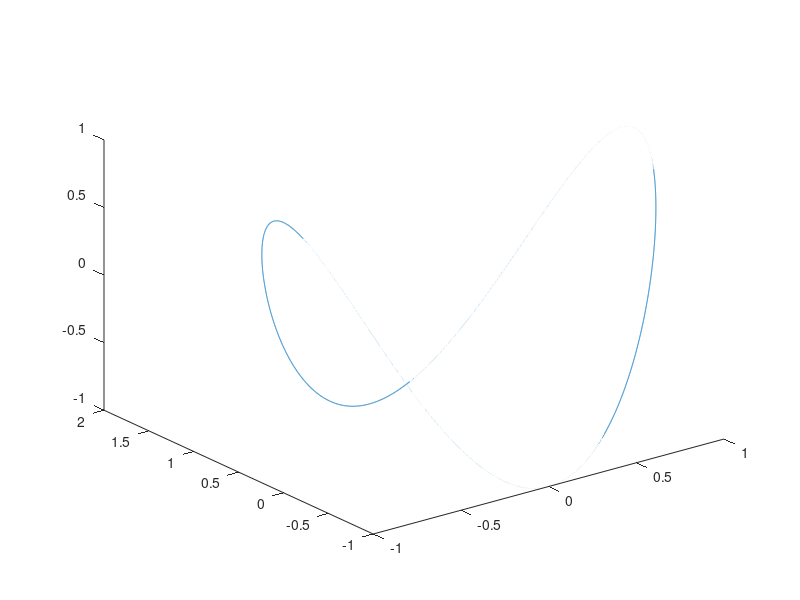
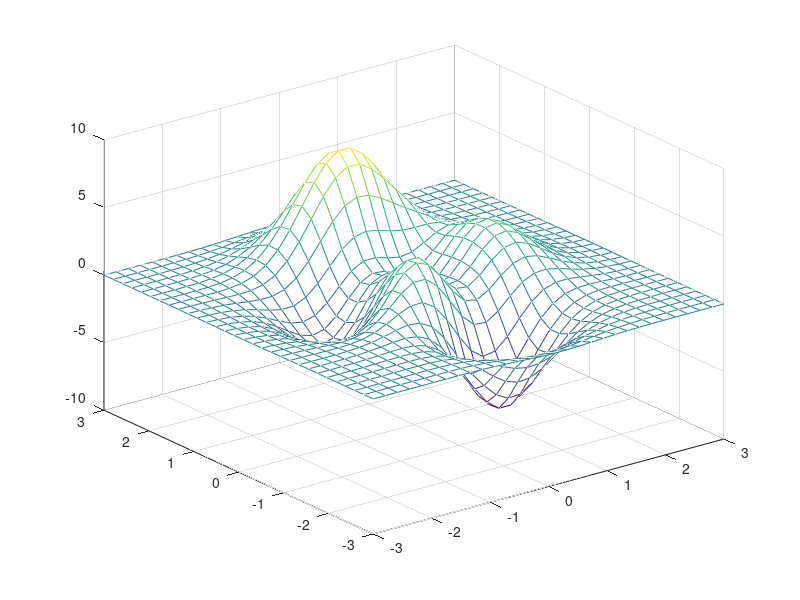
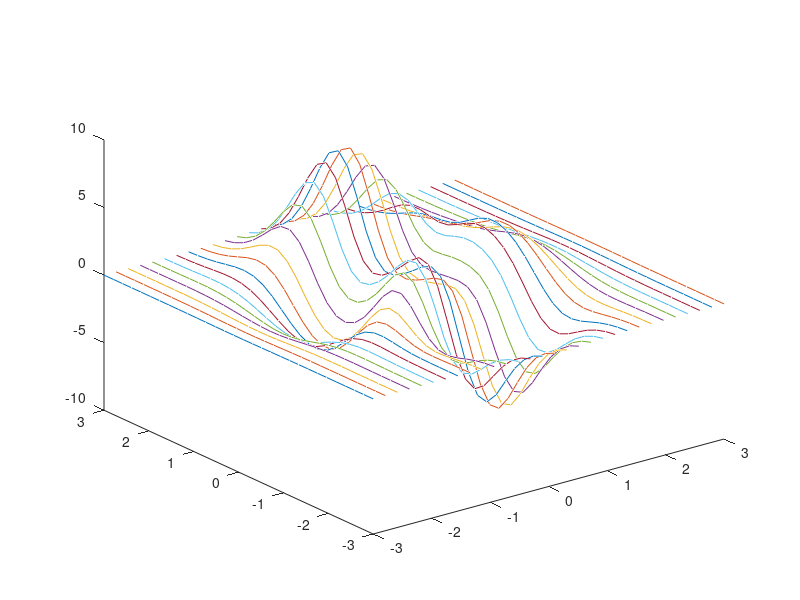
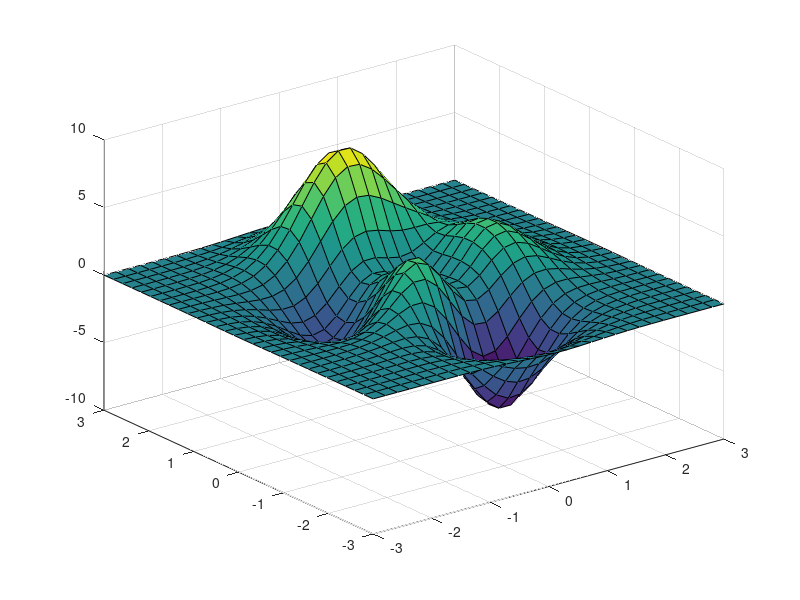

These figures' MATLAB source, in order:
%% Exercise 6

disp(23+10^37+1000-10^37)
%% Exercise 7

A = magic(5);
A(:,4)
A(2,:)
A(1:2:5,:)
A(2:4,2:4)
A(3,5)
A([1,5],[1,5])

%% Exercise 8

a = 5;
b = 2;
c = -1;

disp(a < 10 & a > 0)
disp(a < 4 | ( c <= 2 & b>2 ))
disp(c ~= -1)
disp(b == a + 3*c)
disp(abs(c) - b/2 > 0)

%% Exercise 10

% part a
t = linspace(0, 2*pi, 10000);
x = cos(t);
y = sin(t);
z = cos(2*t);

figure10a = plot3(x,y,z, linewidth=2);
exportgraphics(gcf,'figure10a.pdf','ContentType','vector')
clf('reset')

% part b
[X,Y,Z] = peaks(30);
figure10b1 = mesh(X,Y,Z);
exportgraphics(gcf,'figure10b1.pdf','ContentType','vector')
clf('reset')

figure10b2 = plot3(X,Y,Z);
exportgraphics(gcf,'figure10b2.pdf','ContentType','vector')
clf('reset')

figure10b3 = surf(X,Y,Z);
exportgraphics(gcf,'figure10b3.pdf','ContentType','vector')
clf('reset')

% part c
[X,Y] = meshgrid(linspace(-0.5,0.5,250));
Z = log(1./(sqrt(X.^2 + Y.^2)));

figure10c = mesh(X,Y,Z);
exportgraphics(gcf,'figure10c.pdf','ContentType','vector')
clf('reset')

%% Exercise 11

m = 10;
n = randi([3,30],1,m);
midpoints = 10*rand(2,m);
colors = randi([0,255],3,m)/255;

principal_angles = 2*pi./n;

t = linspace(0,2*pi,1000);

for i = 1:m
    angles = (0:(n(i)-1))*principal_angles(i);
    points = zeros(2,n(i));
    for j = 1:n(i)
        points(:,j) = [cos(angles(j)) + midpoints(1,i);sin(angles(j)) + ...
            midpoints(2,i)];
    end
    patch(points(1,:),points(2,:),colors(:,i)')
    hold on
end

axis equal
exportgraphics(gcf,'figure11.pdf','ContentType','vector')
clf('reset')